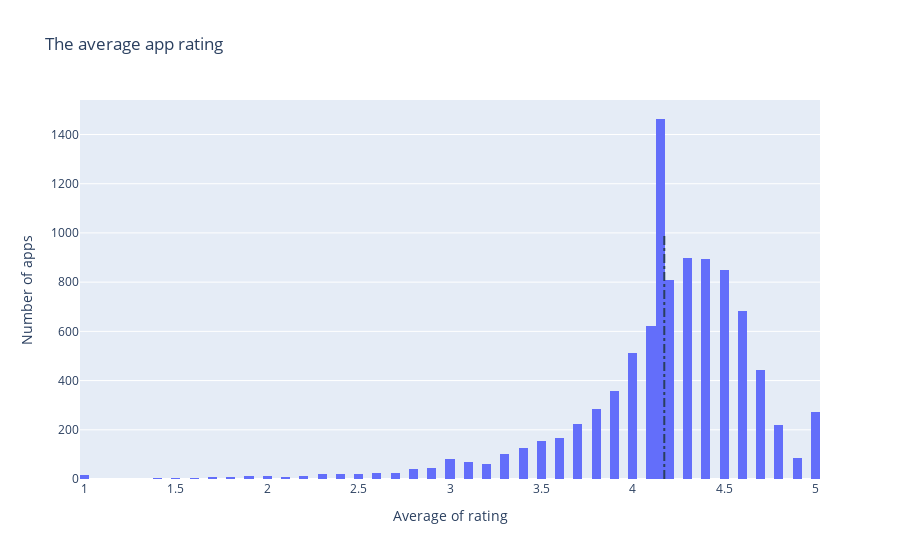

Notebook code for this chart:
### Markdown cell above
## 6. Distribution of app ratings
<p>After having witnessed the market share for each category of apps, let's see how all these apps perform on an average. App ratings (on a scale of 1 to 5) impact the discoverability, conversion of apps as well as the company's overall brand image. Ratings are a key performance indicator of an app.</p>

### Code cell
# Average rating of apps
avg_app_rating = apps['Rating'].mean()
print('Average app rating = ', avg_app_rating)

# Distribution of apps according to their ratings
data = [go.Histogram(
        x = apps['Rating']
)]

# Vertical dashed line to indicate the average app rating
layout = {'shapes': [{
              
              'type' :'line',
              'x0': avg_app_rating,
              'y0': 0,
              'x1': avg_app_rating,
              'y1': 1000,
              'line': { 'dash': 'dashdot'}
          }],
        'title':'The average app rating',
        'xaxis': { 'title': 'Average of rating'},
        'yaxis': { 'title': 'Number of apps'}
        }
          

plotly.offline.iplot({'data': data, 'layout': layout})

### Figure 1 — Plotly figure (JSON) as saved in the notebook; plotly's stock layout.template omitted (floating-point values rounded to 4 significant figures; data arrays with more than 128 entries replaced by an {"elided": "..."} marker saying what was removed)
{"data": [{"type": "histogram", "x": {"elided": "9659 float values"}}], "layout": {"shapes": [{"line": {"dash": "dashdot"}, "type": "line", "x0": 4.173, "x1": 4.173, "y0": 0, "y1": 1000}], "title": {"text": "The average app rating"}, "xaxis": {"title": {"text": "Average of rating"}}, "yaxis": {"title": {"text": "Number of apps"}}}}
